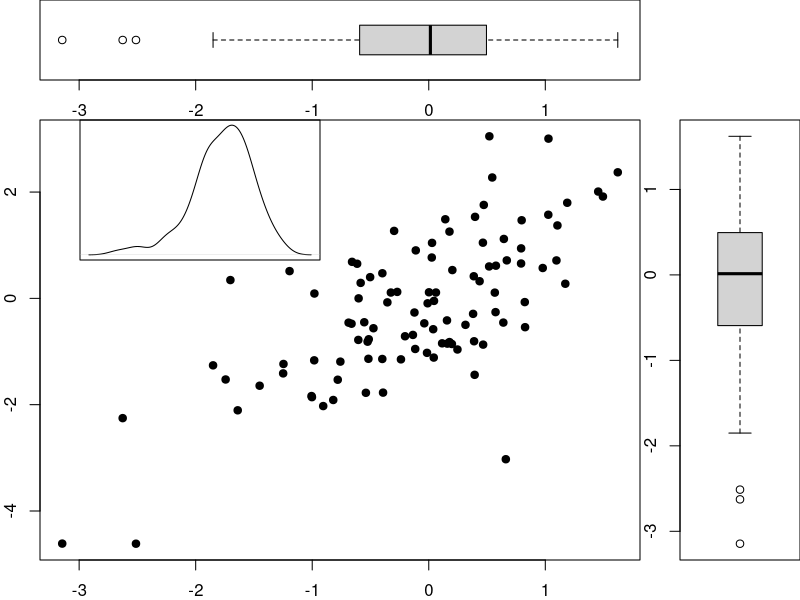
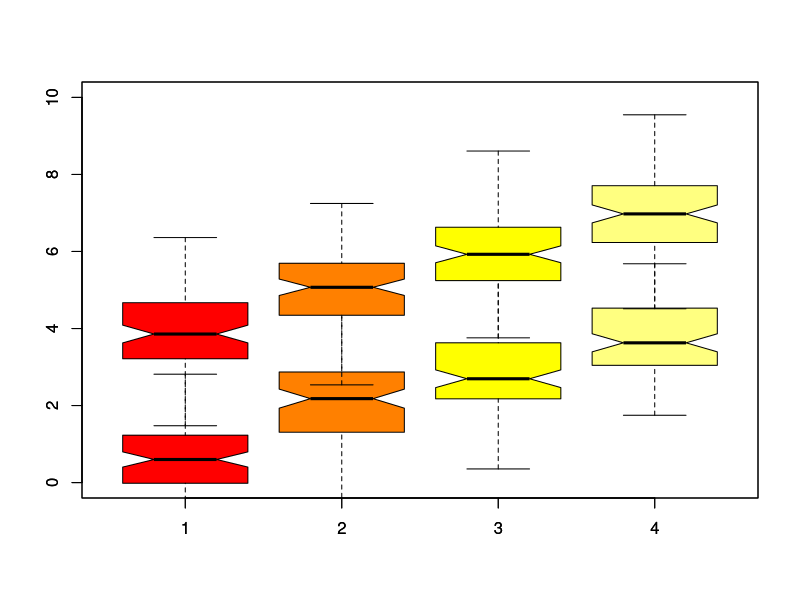

Generate these figures, in order, with R: (Note: this script raises an error after producing the figures.)
par(fig=c(0,0.8,0,0.8), oma=c(0,0,0,0),
    mar=c(2,2,0,0))
x=rnorm(100)
y=rnorm(100, x)
plot(x, y, pch=19)
par(fig=c(0.05, 0.4, 0.5, 0.8), new=TRUE)
plot(density(x), xaxt='n', yaxt='n', main = '', ylab='', xlab = '')

par(fig=c(0,0.8, 0.8, 1), new=TRUE)
boxplot(x, horizontal = T)

par(fig=c(0.8, 1, 0, 0.8), new=TRUE)
boxplot(x, horizontal = F)

dev.off()

boxplot(lapply(1:4, function(i) rnorm(100, i)),
        outline = F,
        notch = T, 
        col = heat.colors(4),
        ylim=c(0,10))

boxplot(lapply(1:4, function(i) rnorm(100, i+3)),
        outline = F,
        notch = T, 
        col = heat.colors(4),
        add=T)

br = seq(-4, 7.5, by=0.1)
x = c(rnorm(1000, 0), rnorm(1000,3))
y = c(rnorm(1000, 0), rnorm(1000,4))
h=hist(y, breaks = br, density=30, col='red')
h=hist(x, breaks = br, add=T)
h$breaks
length(h$breaks)

plot(h)

d = density(x)
plot(d)
h=hist(x, breaks = br, density=30, col='red', freq=F, add=T)

dev.off()

d = density(x, bw=0.1, from=-3.8, to = 6)
h=hist(x, breaks = br, density=30, col='red', freq=F)
# d$y = d$y * length(x) * (h$breaks[2]-h$breaks[1])
lines(d)

m = round(x)
f = rep(c('g1', 'g2'), each=1000)
t = table(m, f)
barplot(t(t), beside = T, col=rainbow(nrow(t)))

pie(t[,1])

x = round(rnorm(1000))
y = round(rnorm(1000, x))

t = table(x, y)
image(log(t+1), col=rev(heat.colors(100)))
image(x=1:nrow(t), y=1:ncol(t), z=t, col=c('gray', 'yellow', 'red'), breaks=c(0,1,15,10000))

x = seq(0, 5, length.out = 100)
y = 1 - exp(-x) + rnorm(100, sd=0.1)
plot(x, y, t='l')
lines(x, smooth(y), col='red', lwd=2)

m = smooth.spline(x, y, df=6)
p = predict(m)
lines(m, col='blue', lwd=2)

x2 = x^2
lm = lm(y ~ x + x2)

lp = predict(lm)
lines(m,col='orange', lwd=2)

x=1:5
y=x^2
plot(x,y)
m = smooth.spline(x, y, df=3)
xx = seq(1, 5, length.out = 100)
p = predict(m,newdata=list(x=xx, x2=xx^2))
p = predict(m)
lines(xx, col='red')

cor = cor(mtcars)
o = order(cor[1,])
image(c[o,o])
heatmap(1-cor, symm=T, col=terrain.colors(1000), distfun = function(x) as.dist(x))

plot(x, y)
pairs(mtcars[, 1:3], pch=19, col='red', 
      panel=function(x,y,...){
        points(x,y,...) 
        abline(lm(y~x),col='blue')})

a = c(0, 0.5, 0.7, 5, 10, 50)
h = rnorm(length(a), 50+a*2.5)
r = rnorm(length(a), 5+a/40)

plot(log(a+1), h, xaxt='n')
at = c(0, 1, 4, 10, 50)
axis(1, log(at+1), paste0(at, 'y'))

points(log(a+1), r/max(r)*max(h), col='red')
at = c(4:6)
axis(4, at/max(r)*max(h), at, col='red')
mtext('radius', 4, 2)

